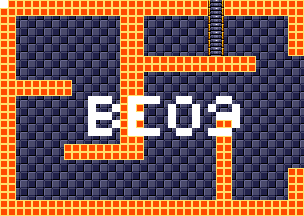

The image is a tile-based game level rendered from a .tmx file. Its description and source (layers, tilesets, objects; grid data summarised) follow:
An orthogonal 38x27 tile map with 8x8 px tiles, 4 tile layers (background, foreground, room numbers, Objects), 15 tilesets.

<map version="1.5" tiledversion="1.7.1" orientation="orthogonal" renderorder="right-down" width="38" height="27" tilewidth="8" tileheight="8" infinite="0" nextlayerid="11" nextobjectid="1">
 <tileset firstgid="1" source="tilesheets/tsKarniMata.tsx" />
 <tileset firstgid="1025" source="tilesheets/tsVoodooWasp.tsx" />
 <tileset firstgid="2049" source="tilesheets/tsBurial.tsx" />
 <tileset firstgid="3073" source="tilesheets/tsBlueTemple.tsx" />
 <tileset firstgid="4097" source="tilesheets/tsGoddess.tsx" />
 <tileset firstgid="5121" source="tilesheets/tsKonark.tsx" />
 <tileset firstgid="6145" name="sEnemies" tilewidth="8" tileheight="8" tilecount="1024" columns="32">
  <image source="../grapx/tilesheets/sObjects.bmp" trans="ff94ff" width="256" height="256" />
 </tileset>
 <tileset firstgid="7169" source="tilesheets/tsIceTemple.tsx" />
 <tileset firstgid="8193" source="tilesheets/tsLavaArea.tsx" />
 <tileset firstgid="9217" source="tilesheets/tsBossArea.tsx" />
 <tileset firstgid="10241" source="tilesheets/tsPegu.tsx" />
 <tileset firstgid="11265" source="tilesheets/sTiwanakuTemple.tsx" />
 <tileset firstgid="12289" source="tilesheets/sIndraTemple.tsx" />
 <tileset firstgid="13313" source="tilesheets/sTeleport.tsx" />
 <tileset firstgid="14337" source="tilesheets/sObjects.tsx" />
 <layer id="2" name="background" width="38" height="27">
  <data>[1026 cells, 1026 non-empty, 2 distinct tile ids]</data>
 </layer>
 <layer id="1" name="foreground" width="38" height="27">
  <data>[1026 cells, 358 non-empty, 3 distinct tile ids]</data>
 </layer>
 <layer id="7" name="room numbers" width="38" height="27">
  <data>[1026 cells, 47 non-empty, 1 distinct tile ids]</data>
 </layer>
 <layer id="10" name="Objects" width="38" height="27">
  <data>[1026 cells, 0 non-empty, 0 distinct tile ids]</data>
 </layer>
</map>
